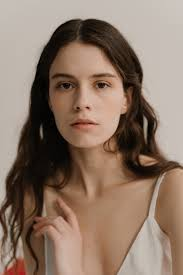
#> input picture B2/person.jpg, 183 x 275 px
$ python b2.py
#> lines starting #> are read from the running program, lines starting #| are printed output that depends on the picture; after the words box and inside, x2 and y2 are one past the last pixel; in counts of white or black regions, pixels touching at a corner belong together
import cv2
import numpy as np


# Image negative
img = cv2.imread('person.jpg',0)
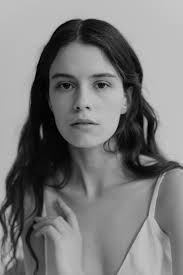
#> img: shape (275, 183); min 0, max 204, mean 123

# To ascertain total numbers of
# rows and columns of the image,
# size of the image
m,n = img.shape
#> m = 275; n = 183

# To find the maximum grey level
# value in the image
L = img.max()
#> L = 204

# Maximum grey level value minus
# the original image gives the
# negative image
img_neg = L-img
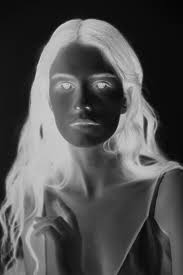
#> img_neg: shape (275, 183); min 0, max 204, mean 81

# convert the np array img_neg to
# a png image
cv2.imwrite('Person_Negative.png', img_neg)

# Thresholding without background
# Let threshold =T
# Let pixel value in the original be denoted by r
# Let pixel value in the new image be denoted by s
# If r<T, s= 0
# If r>T, s=255

T = 150

# create an array of zeros
img_thresh = np.zeros((m,n), dtype = int)

for i in range(m):

	for j in range(n):

		if img[i,j] < T:
			img_thresh[i,j]= 0
		else:
			img_thresh[i,j] = 255
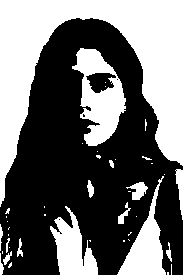
#> img_thresh: shape (275, 183) int64; 42.6% white; 43 white regions (28 under 20 px), largest, box (x1, y1, x2, y2) and area: (0, 0, 183, 207) 14069, (72, 48, 126, 146) 2772, (117, 176, 166, 275) 1824


# Convert array to png image
cv2.imwrite('Person_Thresh.png', img_thresh)

# the lower threshold value
T1 = 100

# the upper threshold value
T2 = 180

# create an array of zeros
img_thresh_back = np.zeros((m,n), dtype = int)

for i in range(m):

	for j in range(n):

		if T1 < img[i,j] < T2:
			img_thresh_back[i,j]= 255
		else:
			img_thresh_back[i,j] = img[i,j]
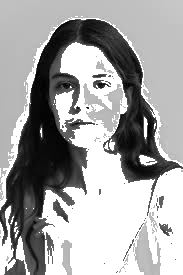
#> img_thresh_back: shape (275, 183) int64; min 0, max 255, mean 164.6

# Convert array to png image
cv2.imwrite('Person_Thresh_Back.png', img_thresh_back)

cv2.imshow('Negative',img_neg)
cv2.imshow('Thres',img_thresh)
cv2.imshow('ThresBack',img_thresh_back)
cv2.waitKey(5000)
